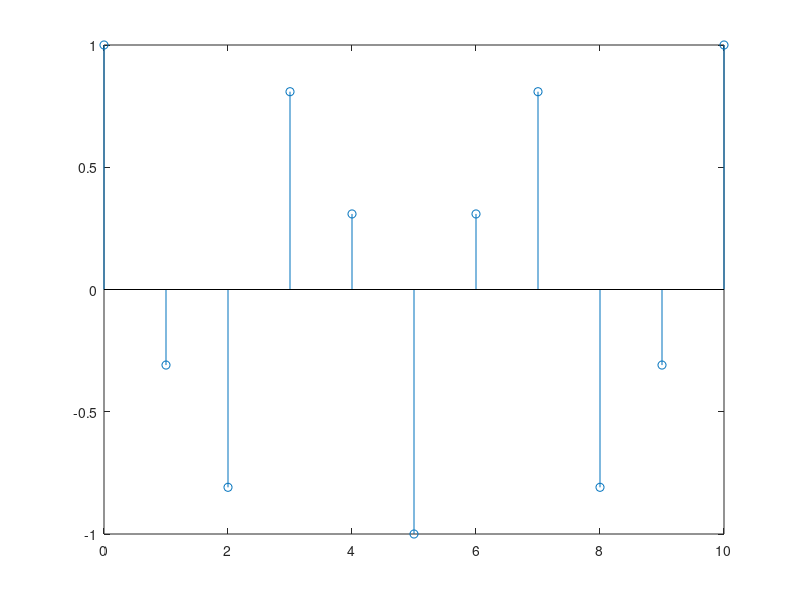

Source code (MATLAB): (Note: this script raises an error after producing the figure.)
clc; clear; close all;
L = 10;
A = 1;
omega = 0.6*pi;
phy = 0.5*pi;
n = 0:L;

stem(n, A*sin(n*omega+phy));
hold on; plot((0:.01:L),A*sin((0:.01:L)*omega+phy),'-',color='r');
omega = 2.6*pi;
hold on; plot((0:.01:L),A*sin((0:.01:L)*omega+phy),'-.',color='g');
omega = -1.4*pi;
hold on; plot((0:.01:L),A*sin((0:.01:L)*omega+phy),'--',color='b');